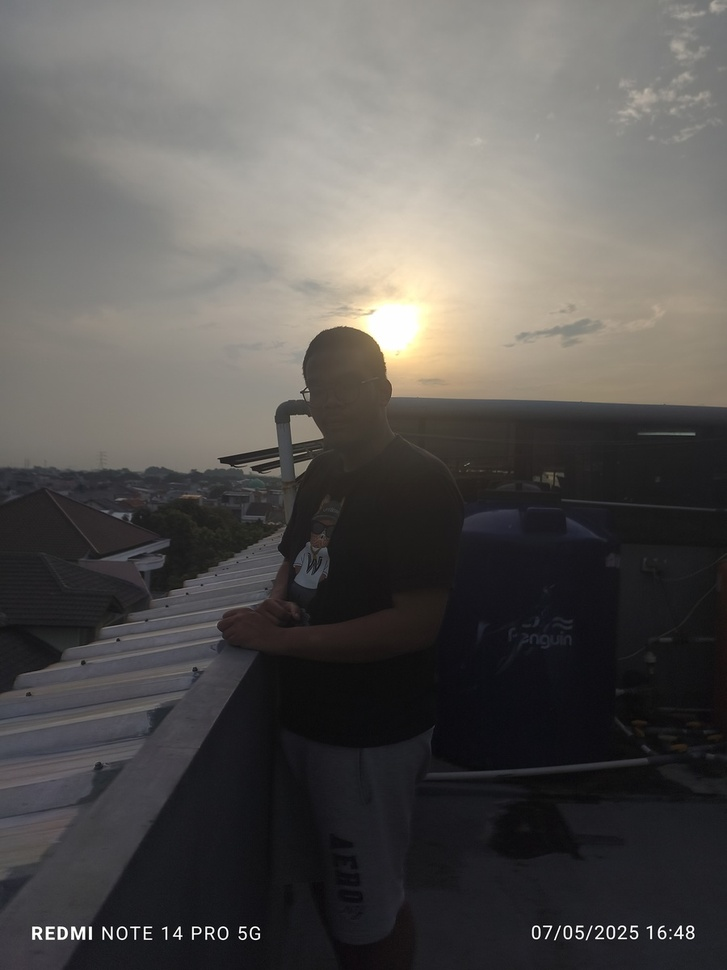
#> input picture UTS/jankrik.jpg, 727 x 970 px, shrunk from 900 x 1200 before the run
$ jupyter execute baklit.ipynb
#> lines starting #> are read from the running program, lines starting #| are printed output that depends on the picture
[cell 1]
import cv2
import numpy as np
import matplotlib.pyplot as plt

[cell 2]
path = "jankrik.jpg"
img = cv2.imread(path)
#> img is the input picture: shape (970, 727, 3); mean B, G, R 83.8, 86.2, 88.8

img_rgb = cv2.cvtColor(img, cv2.COLOR_BGR2RGB)

img_gray = cv2.cvtColor(img, cv2.COLOR_BGR2GRAY)
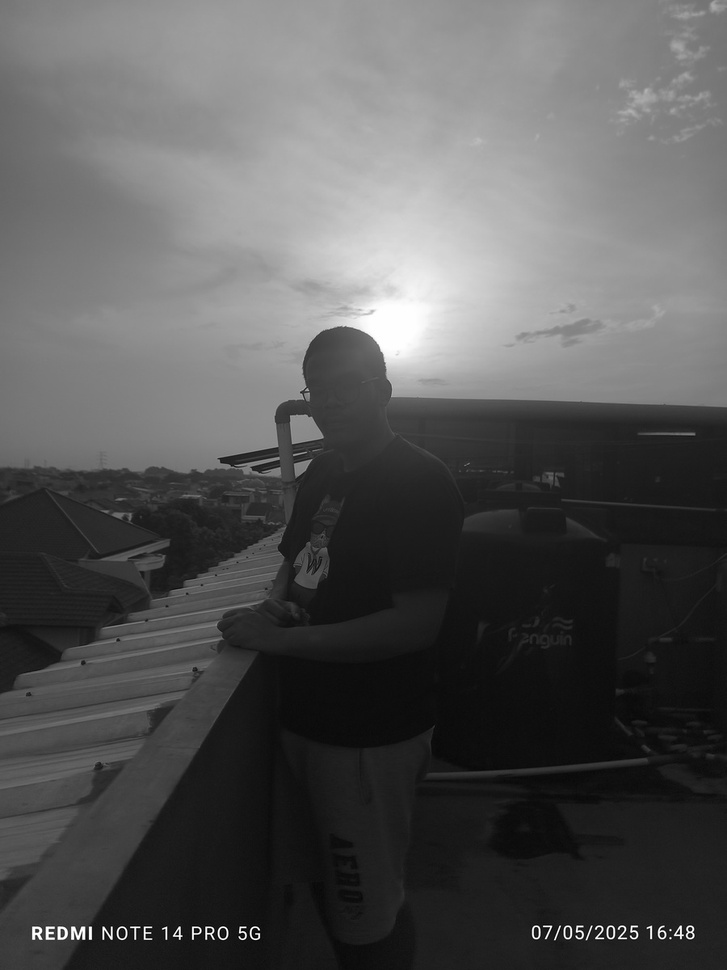
#> img_gray: shape (970, 727); min 0, max 255, mean 86.7

bright_gray = cv2.convertScaleAbs(img_gray, alpha=1, beta=50)
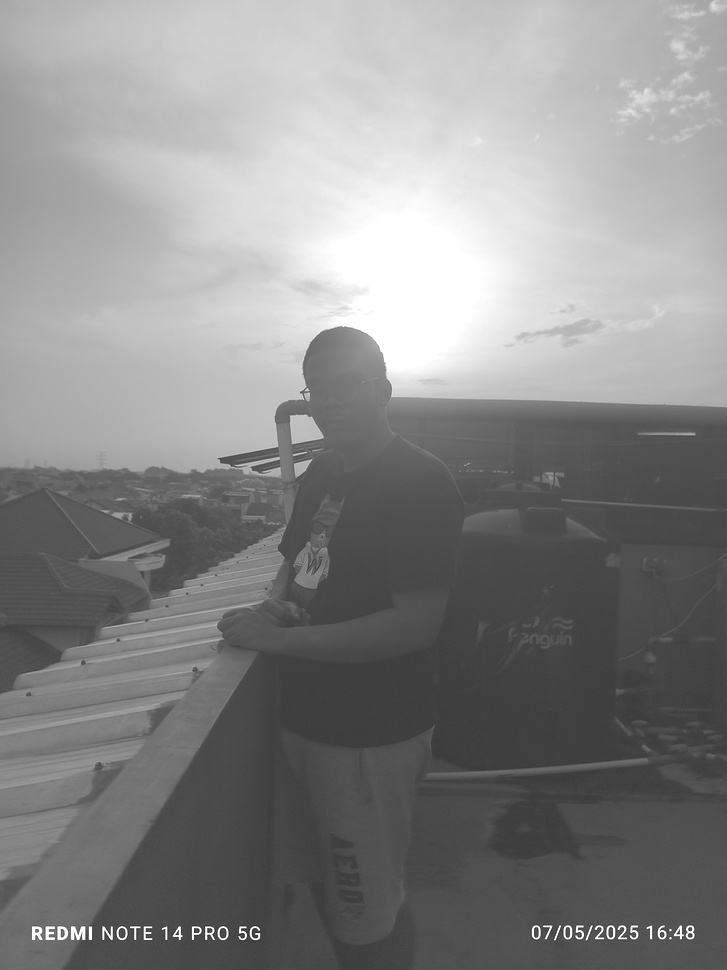
#> bright_gray: shape (970, 727); min 50, max 255, mean 136.2

contrast_gray = cv2.convertScaleAbs(img_gray, alpha=1.5, beta=0)
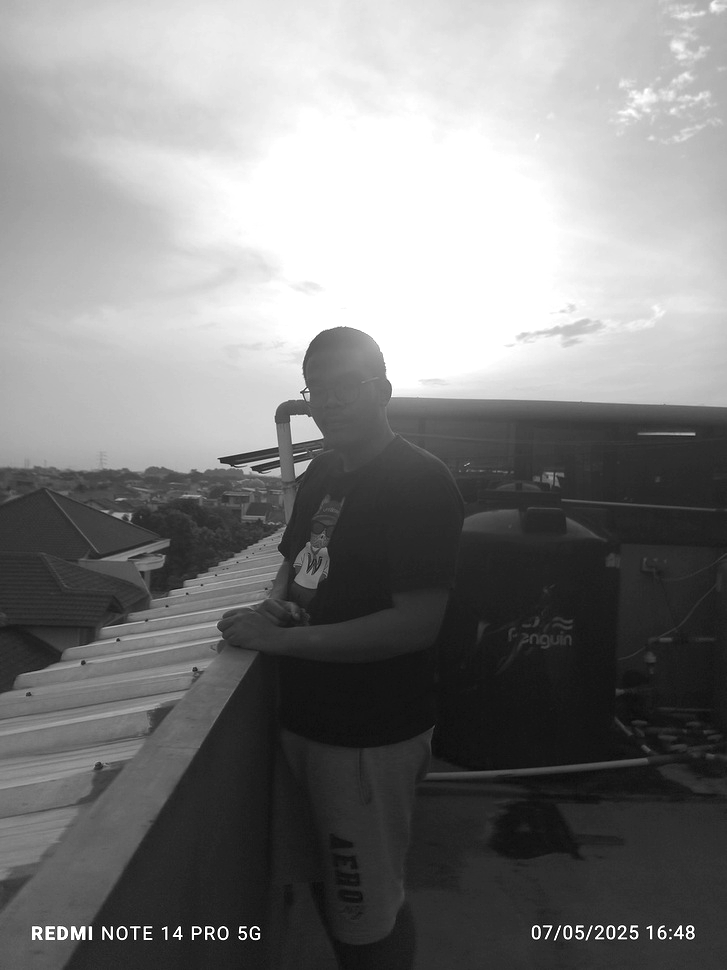
#> contrast_gray: shape (970, 727); min 0, max 255, mean 126.8

bright_contrast_gray = cv2.convertScaleAbs(img_gray, alpha=1.5, beta=50)
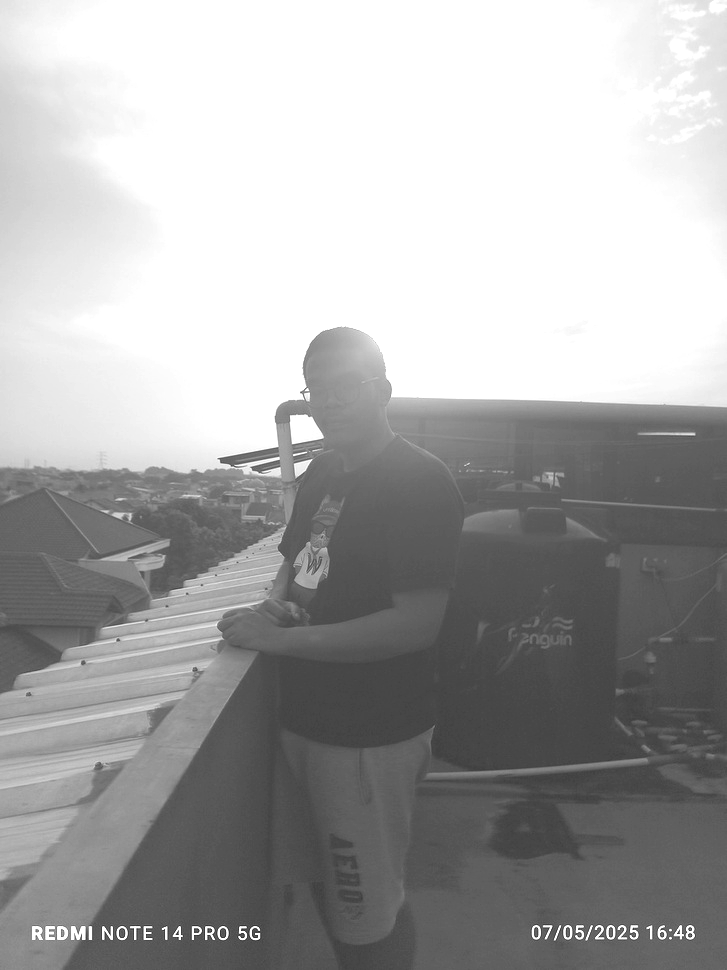
#> bright_contrast_gray: shape (970, 727); min 50, max 255, mean 167.7

plt.figure(figsize=(15, 10))

plt.subplot(2, 3, 1)
plt.imshow(img_rgb)
plt.title("Gambar Asli")
plt.axis("off")

plt.subplot(2, 3, 2)
plt.imshow(img_gray, cmap='gray')
plt.title("Gambar Gray")
plt.axis("off")

plt.subplot(2, 3, 3)
plt.imshow(bright_gray, cmap='gray')
plt.title("Gambar Gray yang Dipercerah")
plt.axis("off")

plt.subplot(2, 3, 4)
plt.imshow(contrast_gray, cmap='gray')
plt.title("Gambar Gray yang Diperkontras")
plt.axis("off")

plt.subplot(2, 3, 5)
plt.imshow(bright_contrast_gray, cmap='gray')
plt.title("Gambar Gray Dipercerah & Diperkontras")
plt.axis("off")

plt.tight_layout()
plt.show()
